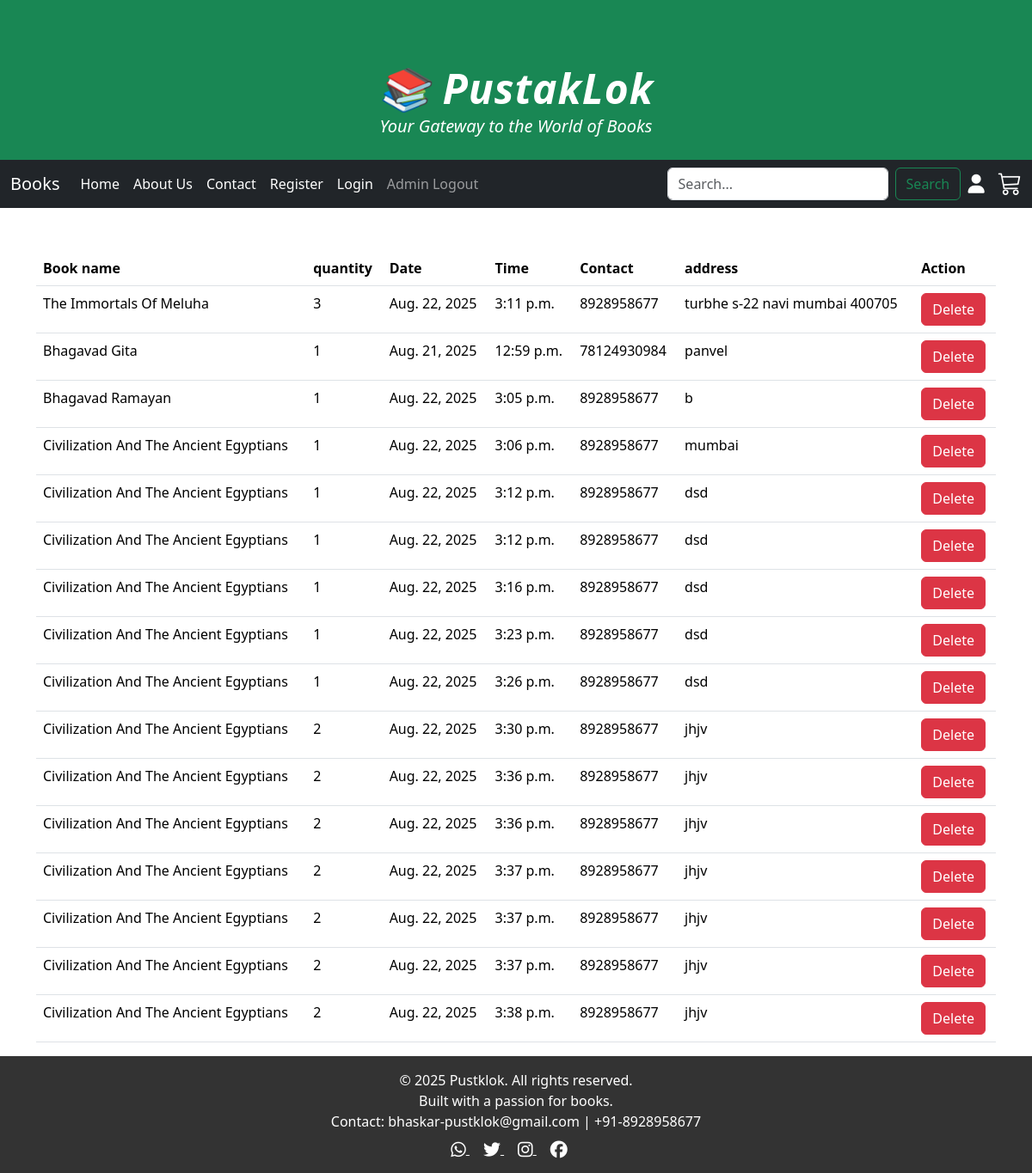
Page /admin_book/ (signed in) on the earlier database version.
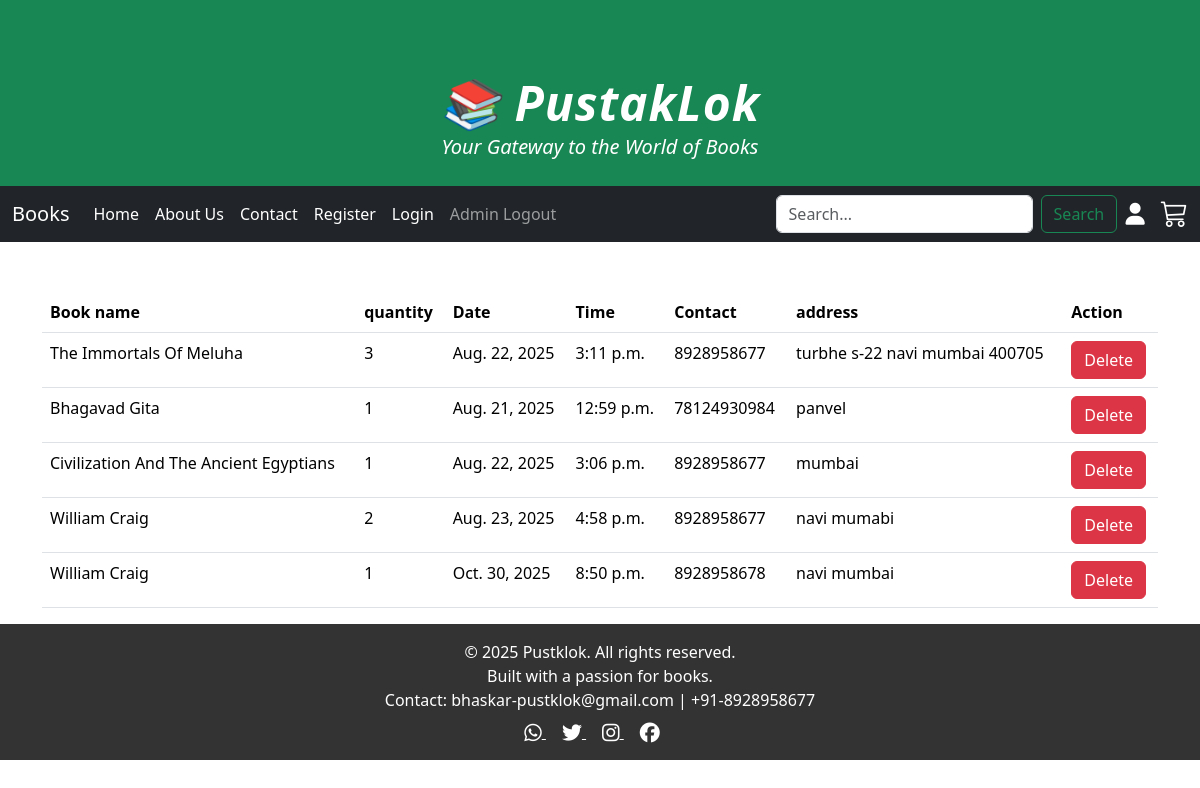
Same page on the later database version.
### mynewapp/models.py (models this page shows, shortened)
class book(models.Model):
    bid=models.AutoField(primary_key=True)
    uid=models.IntegerField()
    book_name=models.CharField(max_length=50)
    quantity=models.IntegerField(default=1)
    address=models.TextField(default="")
    total_price=models.IntegerField(default=0)
    date=models.DateField()
    time=models.TimeField()
    mobile=models.CharField(max_length=20)

### mynewapp/views.py (the view)
# urls.py: path("admin_book/", views.admin_book, name="admin_book"),
def admin_book(request):
    if 'a_name' in request.session:
        booking=book.objects.all()
        locate={'data':booking}
        return render(request,"admin_book.html",locate)
    else:
        locate={"status":"you need to login first"}
        return render(request,"login.html",locate)

### mynewapp/templates/admin_book.html (shortened to what this page needs)
{% extends 'master.html' %}
{% load static %}
{% block body %}
<div class="container">
    <div class="row">
        <div class="col-md-12 col-lg-12 col-xl-12">
            <table class="table">
                <thead>
                <tr>
                <th>Book name</th>
                <th>quantity</th>
                <th>Date</th>
                <th>Time</th>
                <th>Contact</th>
                <th>address</th>
                    <th>Action</th>
                </tr>
                </thead>
                <tbody>
                {% for x in data %}
                <tr>
                <td>{{x.book_name}}</td>
                <td>{{x.quantity}}</td>
                <td>{{x.date}}</td>
                <td>{{x.time}}</td>
                <td>{{x.mobile}}</td>
                <td>{{x.address}}</td>
<td><a class="btn btn-danger" href="{% url 'delete_order'%}?id={{x.bid}}" onclick="return confirm('Are you sure you want to delete this order')">Delete</a></td>
                </tr>
                {% endfor %}
                </tbody>
            </table>
        </div>
    </div>
</div>
{% endblock %}

### mynewapp/templates/master.html (shortened to what this page needs)
<!DOCTYPE html>
<html lang="en">
{% load static %}
<head>
  <link href="https://cdn.jsdelivr.net/npm/bootstrap@5.3.3/dist/css/bootstrap.min.css" rel="stylesheet">
  <link rel="stylesheet" href="https://cdnjs.cloudflare.com/ajax/libs/font-awesome/6.5.0/css/all.min.css">
  <link rel="stylesheet" href="https://cdn.jsdelivr.net/npm/bootstrap-icons@1.11.1/font/bootstrap-icons.css">
  <link rel="stylesheet" href="{% static 'css/style.css' %}">
</head>
<body>
  <header class="bg-success text-white py-4 shadow-sm" data-aos="fade-down">
    <div class="container text-center">
      <h1 class="display-5 fw-bold m-0" style="letter-spacing: 1px; font-style:italic;">
        📚 PustakLok
      </h1>
      <p class="lead mb-0" style="font-style: italic;">
        Your Gateway to the World of Books
      </p>
    </div>
  </header>
  <nav class="navbar navbar-expand-lg navbar-dark bg-dark">
    <div class="container-fluid">
      <a class="navbar-brand" href="#">Books</a>
      <div class="collapse navbar-collapse" id="navbarSupportedContent">
        <ul class="navbar-nav me-auto mb-2 mb-lg-0">
          <li class="nav-item">
            <a class="nav-link active" href="/#home">Home</a>
          </li>
          <li class="nav-item">
            <a class="nav-link active" href="/#about">About Us</a>
          </li>
          <li class="nav-item">
            <a class="nav-link active" href="/#contact">Contact</a>
          </li>
          <li class="nav-item">
            <a class="nav-link active" href="{% url 'register' %}">Register</a>
          </li>
          <li class="nav-item">
            <a class="nav-link active" href="{% url 'login' %}">Login</a>
          </li>
          {% if 'a_name' not in request.session %}
          <li class="nav-item">
            <a class="nav-link" href="{% url 'admin_login_page' %}">Admin Login</a>
          </li>
          {% else %}
          <li class="nav-item">
            <a class="nav-link btn btn-danger" href="{% url 'admin_logout' %}">Admin Logout</a>
          </li>
          {% endif %}
        </ul>
        <form class="d-flex align-items-center" role="search" onsubmit="scrollToBooks(); return false;">
          <input class="form-control me-2" id="searchInput" type="search" placeholder="Search...">
          <button class="btn btn-outline-success"  type="submit">Search</button>
          {% if request.session.u_name %}
          <a href="{% url 'profile' %}" class="text-white me-3" style="font-size: 22px;">
            <i class="fas fa-user"></i>
          </a>
          {% endif %}
          <a class="nav-link position-relative" href="{% url 'view_cart' %}" title="View Cart">
            <i class="bi bi-cart3 text-white" style="font-size: 1.7rem;"></i>
          </a>
        </form>
      </div>
    </div>
  </nav>
  {% block body %}{% endblock %}
  <div class="container-fluid text-white py-3" style="background-color: #333;">
    <div class="row">
      <div class="col-md-12 text-center">
        <p class="mb-2">
          © 2025 Pustklok. All rights reserved. <br>
          Built with a passion for books. <br>
          Contact: bhaskar-pustklok@gmail.com | +91-8928958677
        </p>
        <div class="mt-2">
          <a href="https://wa.me/918928958677" target="_blank" class="text-white me-3">
            <i class="fab fa-whatsapp fa-lg"></i>
          </a>
          <a href="https://twitter.com" target="_blank" class="text-white me-3">
            <i class="fab fa-twitter fa-lg"></i>
          </a>
          <a href="https://instagram.com" target="_blank" class="text-white me-3">
            <i class="fab fa-instagram fa-lg"></i>
          </a>
          <a href="https://facebook.com" target="_blank" class="text-white me-3">
            <i class="fab fa-facebook fa-lg"></i>
          </a>
        </div>
      </div>
    </div>
  </div>
</body>
</html>

### mynewapp/static/css/style.css (style rules this page uses)
* { padding:0px; margin:0px; }
.container { margin-top: 50px; }

Differences in the rows shown:
removed book: book_name "Bhagavad Ramayan", quantity "1", date "Aug. 22, 2025", time "3:05 p.m.", mobile "8928958677", address "b"
removed book: book_name "Civilization And The Ancient Egyptians", quantity "1", date "Aug. 22, 2025", time "3:12 p.m.", mobile "8928958677", address "dsd"
removed book: book_name "Civilization And The Ancient Egyptians", quantity "1", date "Aug. 22, 2025", time "3:12 p.m.", mobile "8928958677", address "dsd"
removed book: book_name "Civilization And The Ancient Egyptians", quantity "1", date "Aug. 22, 2025", time "3:16 p.m.", mobile "8928958677", address "dsd"
removed book: book_name "Civilization And The Ancient Egyptians", quantity "1", date "Aug. 22, 2025", time "3:23 p.m.", mobile "8928958677", address "dsd"
removed book: book_name "Civilization And The Ancient Egyptians", quantity "1", date "Aug. 22, 2025", time "3:26 p.m.", mobile "8928958677", address "dsd"
removed book: book_name "Civilization And The Ancient Egyptians", quantity "2", date "Aug. 22, 2025", time "3:30 p.m.", mobile "8928958677", address "jhjv"
removed book: book_name "Civilization And The Ancient Egyptians", quantity "2", date "Aug. 22, 2025", time "3:36 p.m.", mobile "8928958677", address "jhjv"
removed book: book_name "Civilization And The Ancient Egyptians", quantity "2", date "Aug. 22, 2025", time "3:36 p.m.", mobile "8928958677", address "jhjv"
removed book: book_name "Civilization And The Ancient Egyptians", quantity "2", date "Aug. 22, 2025", time "3:37 p.m.", mobile "8928958677", address "jhjv"
removed book: book_name "Civilization And The Ancient Egyptians", quantity "2", date "Aug. 22, 2025", time "3:37 p.m.", mobile "8928958677", address "jhjv"
removed book: book_name "Civilization And The Ancient Egyptians", quantity "2", date "Aug. 22, 2025", time "3:37 p.m.", mobile "8928958677", address "jhjv"
removed book: book_name "Civilization And The Ancient Egyptians", quantity "2", date "Aug. 22, 2025", time "3:38 p.m.", mobile "8928958677", address "jhjv"
added book: book_name "William Craig", quantity "2", date "Aug. 23, 2025", time "4:58 p.m.", mobile "8928958677", address "navi mumabi"
added book: book_name "William Craig", quantity "1", date "Oct. 30, 2025", time "8:50 p.m.", mobile "8928958678", address "navi mumbai"
